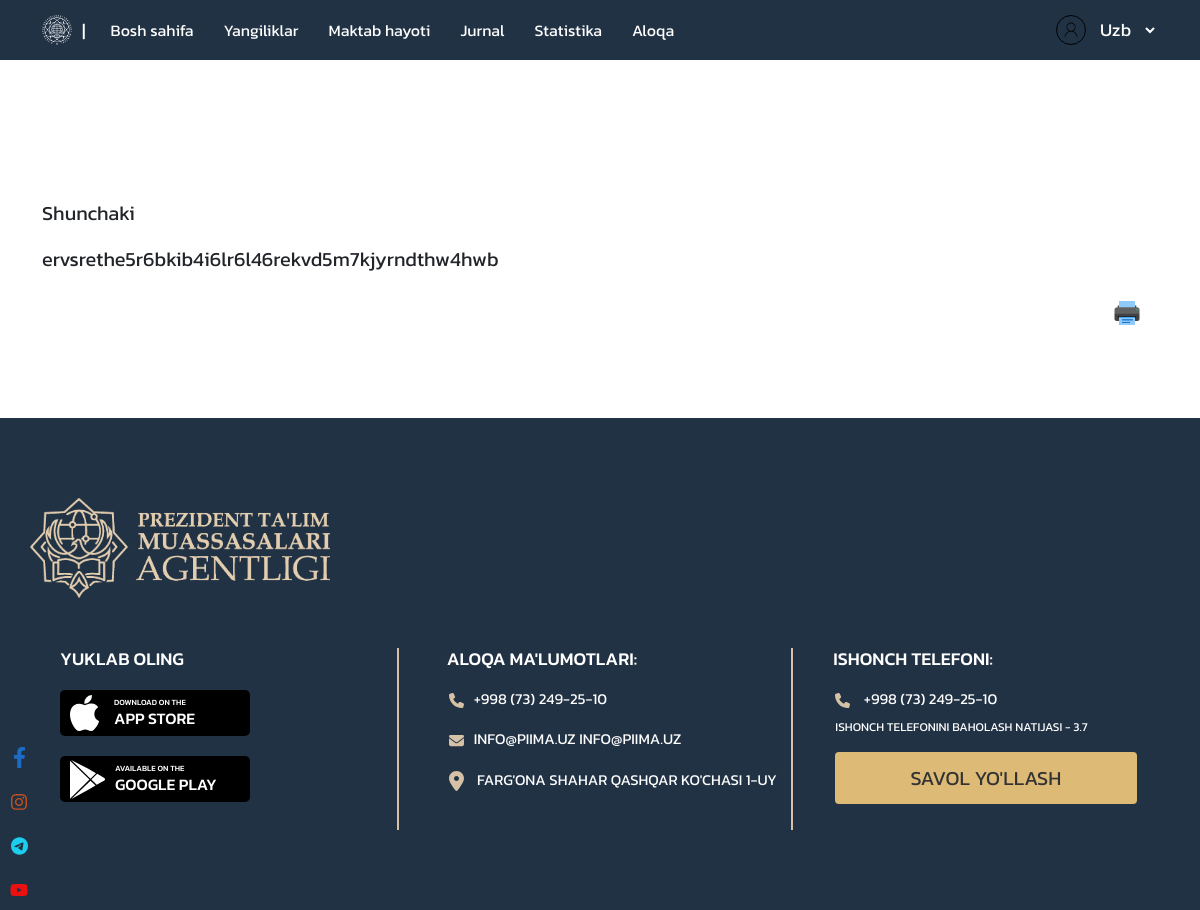
The page /new/5/ on the database its author committed.
### asosiy/models.py (models this page shows, shortened)
class Yangiliklar(models.Model):
    sarlavha = models.CharField(max_length=60)
    matn = models.TextField()
    rasm = models.FileField()
    sana = models.DateField(auto_now_add=True)

### asosiy/views.py (the view)
# urls.py: path('new/<int:pk>/', YangilikDetailView.as_view()),
class YangilikDetailView(View):
    def get(self, request, pk):
        data = {
            "yangilik":Yangiliklar.objects.get(id=pk)
        }
        return render(request, 'newsTitle.html', data)

### templates/newsTitle.html
{% extends 'header.html' %}
{% block content %}
    <section class="newsTitle">
        <div class="container py-5">
            <div class="ck-content clearfix">
                <p style="text-align:justify"><span style="font-size:20px">{{yangilik.sarlavha}}</span></p>
                <p style="text-align:justify"><span style="font-size:20px">{{yangilik.matn}}</span></p>
            </div>
            <div class="float-right">
                <a href="#" onclick="print()" class="text-right dataTooltip nav-link" title="Print" aria-expanded="false">
                    <img width="30" src="./img/print.png">
                </a>
            </div>
        </div>
    </section>
{% endblock %}

### static/css/main.css (style rules this page uses)
* { margin: 0; padding: 0; -webkit-box-sizing: border-box; box-sizing: border-box; }
h1, h2, h3, h4, h5, h6, p, li, span, a, div { font-family: 'Kanit', sans-serif !important; }
a { text-decoration: none; color: #353232; }
.newsTitle { padding: 150px 0 80px; }
.newsTitle .float-right { float: right; }

### rows shown on the page
Yangiliklar: sarlavha "Shunchaki", matn "ervsrethe5r6bkib4i6lr6l46rekvd5m7kjyrndthw4hwb"
